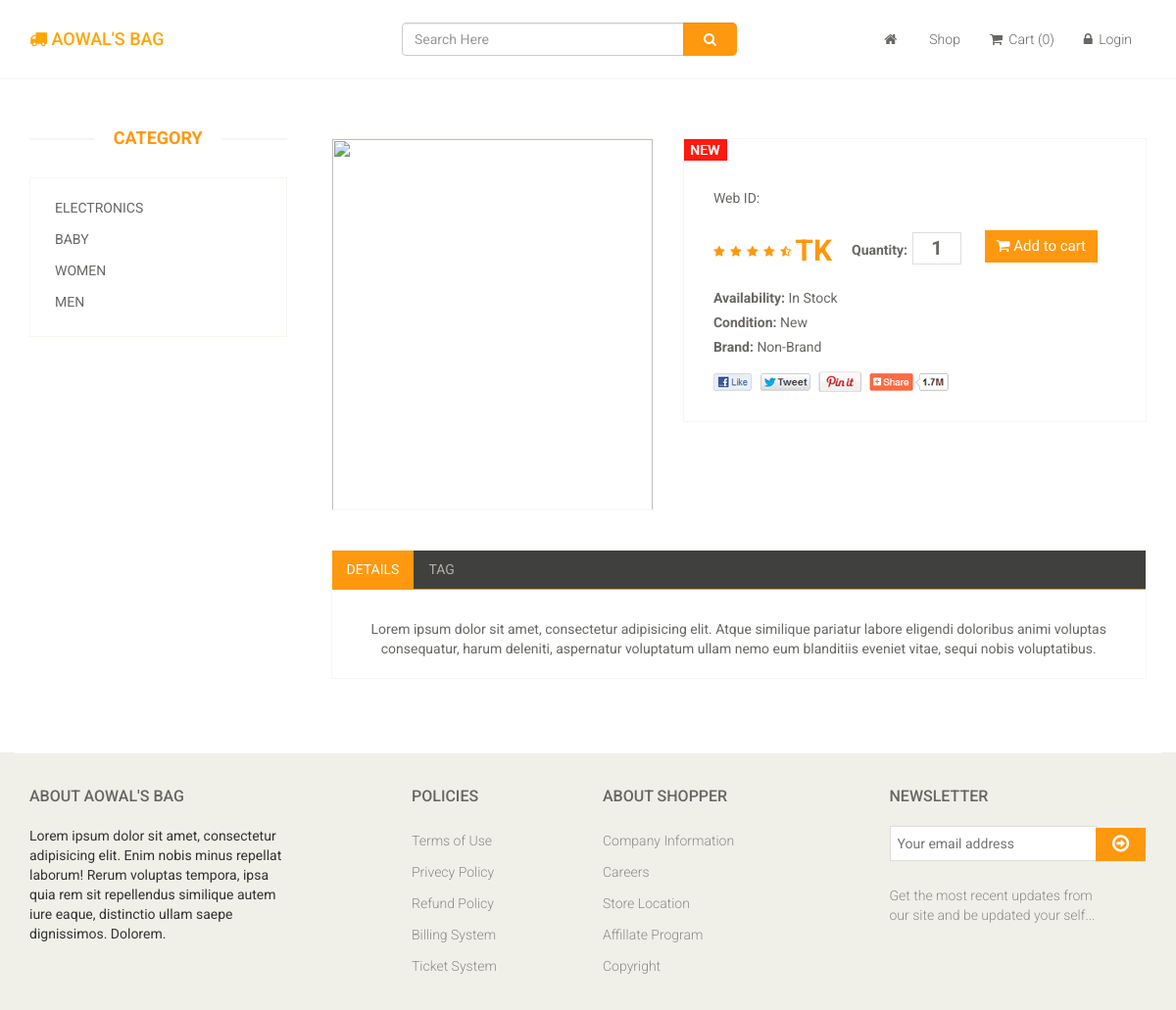
/details.php, run on the app's committed database.
### tables this page shows
CREATE TABLE IF NOT EXISTS `tbl_category` (
`cat_id` int(11) NOT NULL,
  `cat_name` varchar(255) NOT NULL
);

### inc/sidenav.php (the view)
<div class="col-sm-3">
	<div class="left-sidebar">
		<div class="brands_products">
			<h2>Category</h2>
			<div class="brands-name">
				<ul class="nav nav-pills nav-stacked">
					<?php
                              include 'dashboard/db/db.php';
                              $query = "SELECT * FROM tbl_category ORDER BY cat_id DESC";
                              $result = mysqli_query($con,$query);
                              if ($result) {
                                  while($row = mysqli_fetch_assoc($result)){
                                      $id = $row['cat_id'];
                                      $name = $row['cat_name'];
                          ?>
					<li><a href="cat.php?cat_id=<?php echo $id ?>"> <?php echo $name; ?> <span class="pull-right"></span></a></li>
					<?php }} ?>
				</ul>
			</div>
		</div>
	</div>
</div>

### assets/css/main.css (style rules this page uses)
body { font-family: 'Roboto', sans-serif; background:; position: relative; font-weight:400px; }
ul li { list-style: none; }
a { -webkit-transition: 300ms; -moz-transition: 300ms; -o-transition: 300ms; transition: 300ms; }
h1, h2, h3, h4, h5, h6 { font-family: 'Roboto', sans-serif; }
.left-sidebar h2, .brands_products h2 { color: #FE980F; font-family: 'Roboto', sans-serif; font-size: 18px; font-weight: 700; margin: 0 auto 30px; text-align: center; text-transform: uppercase; position: relative; z-index:3; }
.left-sidebar h2:after, h2.title:after { content: " "; position: absolute; border: 1px solid #f5f5f5; bottom:8px; left: 0; width: 100%; height: 0; z-index: -2; }
.left-sidebar h2:before { content: " "; position: absolute; background: #fff; bottom: -6px; width: 130px; height: 30px; z-index: -1; left: 50%; margin-left: -65px; }
.brands-name { border: 1px solid #F7F7F0; padding-bottom: 20px; padding-top: 15px; }
.brands-name .nav-stacked li a { background-color: #FFFFFF; color: #696763; font-family: 'Roboto', sans-serif; font-size: 14px; padding: 5px 25px; text-decoration: none; text-transform: uppercase; }

### data on the page
tbl_category: cat_name "ELECTRONICS"
tbl_category: cat_name "BABY"
tbl_category: cat_name "WOMEN"
tbl_category: cat_name "MEN"
